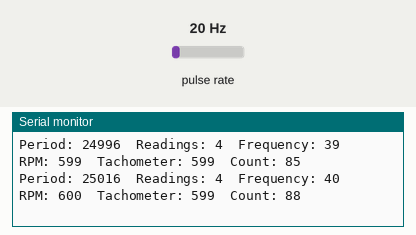
A sketch run on a simulated Arduino Uno, built with avr-gcc and run on an emulated ATmega328P. On the bench: the last lines printed to the serial monitor. Wiring (inferred from the names in the program): pulse sensor: data pin 2. Inputs (shaded band) come from the test bench; at power-on: pulse rate 20 Hz.

Above: at 2.2 s.
2.3 s: pulse rate (sensor on pin 2) set to 4 Hz
At 2.34 s:
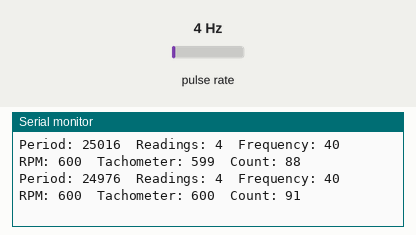
5.3 s: pulse rate (sensor on pin 2) set to 50 Hz
At 5.3 s:
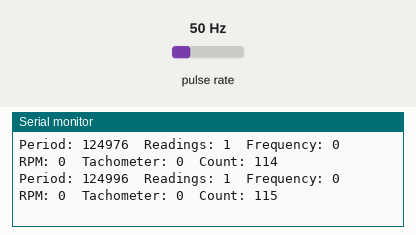
8.3 s: pulse rate (sensor on pin 2) set to 100 Hz
At 8.33 s:
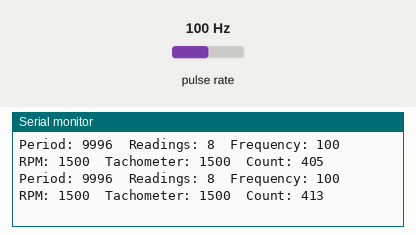
11.3 s: pulse rate (sensor on pin 2) set to 150 Hz
At 11.32 s:
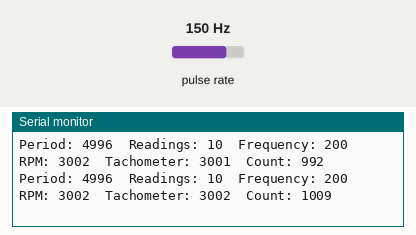
Timing chart, 0 to 14.3 s (numbered marks = the images above; inputs shaded):
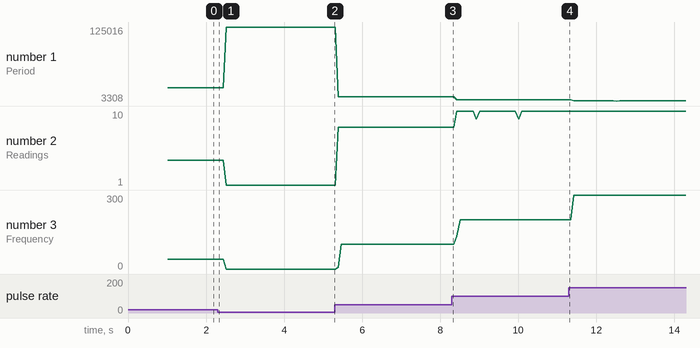

The sketch:

Tachometer.ino
```cpp
// This sketch is using the code of InterlinkKnight from this tutorial: https://www.youtube.com/watch?v=u2uJMJWsfsg
// All credit goes to the original author for sharing his knowledge.


// The interrupt-enabled digital pin the KY-003 Hall sensor is connected to.
// Read more about the sensor: https://arduinomodules.info/ky-003-hall-magnetic-sensor-module/
// Read more about interrupts: https://www.arduino.cc/reference/en/language/functions/external-interrupts/attachinterrupt/
int sensorPin = 2;


///////////////
// Calibration:
///////////////

const byte PulsesPerRevolution = 4;  // Set how many pulses there are on each revolution. Default: 2.


// If the period between pulses is too high, or even if the pulses stopped, then we would get stuck showing the
// last value instead of a 0. Because of this we are going to set a limit for the maximum period allowed.
// If the period is above this value, the RPM will show as 0.
// The higher the set value, the longer lag/delay will have to sense that pulses stopped, but it will allow readings
// at very low RPM.
// Setting a low value is going to allow the detection of stop situations faster, but it will prevent having low RPM readings.
// The unit is in microseconds.
const unsigned long ZeroTimeout = 100000;  // For high response time, a good value would be 100000.
                                           // For reading very low RPM, a good value would be 300000.


// Calibration for smoothing RPM:
const byte numReadings = 2;  // Number of samples for smoothing. The higher, the more smoothing, but it's going to
                             // react slower to changes. 1 = no smoothing. Default: 2.

/////////////
// Variables:
/////////////

int counter = 0;  // The number of events measured. (Useful to detect missing or duplicate events when debugging.)

volatile unsigned long LastTimeWeMeasured;  // Stores the last time we measured a pulse so we can calculate the period.
volatile unsigned long PeriodBetweenPulses = ZeroTimeout+1000;  // Stores the period between pulses in microseconds.
                       // It has a big number so it doesn't start with 0 which would be interpreted as a high frequency.
volatile unsigned long PeriodAverage = ZeroTimeout+1000;  // Stores the period between pulses in microseconds in total, if we are taking multiple pulses.
                       // It has a big number so it doesn't start with 0 which would be interpreted as a high frequency.
unsigned long FrequencyRaw;  // Calculated frequency, based on the period. This has a lot of extra decimals without the decimal point.
unsigned long FrequencyReal;  // Frequency without decimals.
unsigned long RPM;  // Raw RPM without any processing.
unsigned int PulseCounter = 1;  // Counts the amount of pulse readings we took so we can average multiple pulses before calculating the period.

unsigned long PeriodSum; // Stores the summation of all the periods to do the average.

unsigned long LastTimeCycleMeasure = LastTimeWeMeasured;  // Stores the last time we measure a pulse in that cycle.
                                    // We need a variable with a value that is not going to be affected by the interrupt
                                    // because we are going to do math and functions that are going to mess up if the values
                                    // changes in the middle of the cycle.
unsigned long CurrentMicros = micros();  // Stores the micros in that cycle.
                                         // We need a variable with a value that is not going to be affected by the interrupt
                                         // because we are going to do math and functions that are going to mess up if the values
                                         // changes in the middle of the cycle.

// We get the RPM by measuring the time between 2 or more pulses so the following will set how many pulses to
// take before calculating the RPM. 1 would be the minimum giving a result every pulse, which would feel very responsive
// even at very low speeds but also is going to be less accurate at higher speeds.
// With a value around 10 you will get a very accurate result at high speeds, but readings at lower speeds are going to be
// farther from eachother making it less "real time" at those speeds.
// There's a function that will set the value depending on the speed so this is done automatically.
unsigned int AmountOfReadings = 1;

unsigned int ZeroDebouncingExtra;  // Stores the extra value added to the ZeroTimeout to debounce it.
                                   // The ZeroTimeout needs debouncing so when the value is close to the threshold it
                                   // doesn't jump from 0 to the value. This extra value changes the threshold a little
                                   // when we show a 0.

// Variables for smoothing tachometer:
unsigned long readings[numReadings];  // The input.
unsigned long readIndex;  // The index of the current reading.
unsigned long total;  // The running total.
unsigned long average;  // The RPM value after applying the smoothing.


void setup()
{
  Serial.begin(9600);

  attachInterrupt(digitalPinToInterrupt(sensorPin), Pulse_Event, CHANGE);

  delay(1000);  // We sometimes take several readings of the period to average. Since we don't have any readings
                // stored we need a high enough value in micros() so if divided is not going to give negative values.
                // The delay allows the micros() to be high enough for the first few cycles.

  Serial.println("Setup DONE.");
}


void loop()
{
	// The following is going to store the two values that might change in the middle of the cycle.
  // We are going to do math and functions with those values and they can create glitches if they change in the
  // middle of the cycle.
  LastTimeCycleMeasure = LastTimeWeMeasured;  // Store the LastTimeWeMeasured in a variable.
  CurrentMicros = micros();  // Store the micros() in a variable.

  // CurrentMicros should always be higher than LastTimeWeMeasured, but in rare occasions that's not true.
  // I'm not sure why this happens, but my solution is to compare both and if CurrentMicros is lower than
  // LastTimeCycleMeasure I set it as the CurrentMicros.
  // The need of fixing this is that we later use this information to see if pulses stopped.
  if(CurrentMicros < LastTimeCycleMeasure)
  {
    LastTimeCycleMeasure = CurrentMicros;
  }

  // Calculate the frequency:
  FrequencyRaw = 10000000000 / PeriodAverage;  // Calculate the frequency using the period between pulses.

  // Detect if pulses stopped or frequency is too low, so we can show 0 Frequency:
  if(PeriodBetweenPulses > ZeroTimeout - ZeroDebouncingExtra || CurrentMicros - LastTimeCycleMeasure > ZeroTimeout - ZeroDebouncingExtra)
  {  // If the pulses are too far apart that we reached the timeout for zero:
    FrequencyRaw = 0;  // Set frequency as 0.
    ZeroDebouncingExtra = 2000;  // Change the threshold a little so it doesn't bounce.
  }
  else
  {
    ZeroDebouncingExtra = 0;  // Reset the threshold to the normal value so it doesn't bounce.
  }

  FrequencyReal = FrequencyRaw / 10000;  // Get frequency without decimals.
                                          // This is not used to calculate RPM but we remove the decimals just in case
                                          // you want to print it.

  // Calculate the RPM:
  RPM = FrequencyRaw / PulsesPerRevolution * 60;  // Frequency divided by amount of pulses per revolution multiply by
                                                  // 60 seconds to get minutes.
  RPM = RPM / 10000;  // Remove the decimals.

  // Smoothing RPM:
  total = total - readings[readIndex];  // Advance to the next position in the array.
  readings[readIndex] = RPM;  // Takes the value that we are going to smooth.
  total = total + readings[readIndex];  // Add the reading to the total.
  readIndex = readIndex + 1;  // Advance to the next position in the array.

  if (readIndex >= numReadings)  // If we're at the end of the array:
  {
    readIndex = 0;  // Reset array index.
  }

  // Calculate the average:
  average = total / numReadings;  // The average value it's the smoothed result.

  // Print information on the serial monitor:
  // Comment this section if you have a display and you don't need to monitor the values on the serial monitor.
  // This is because disabling this section would make the loop run faster.
  Serial.print("Period: ");
  Serial.print(PeriodBetweenPulses);
  Serial.print("\tReadings: ");
  Serial.print(AmountOfReadings);
  Serial.print("\tFrequency: ");
  Serial.print(FrequencyReal);
  Serial.print("\tRPM: ");
  Serial.print(RPM);
  Serial.print("\tTachometer: ");
  Serial.print(average);
  Serial.print("\tCount: ");
  Serial.println(counter);
}


void Pulse_Event()  // The interrupt runs this to calculate the period between pulses:
{
  counter++;

  PeriodBetweenPulses = micros() - LastTimeWeMeasured;  // Current "micros" minus the old "micros" when the last pulse happens.
                                                        // This will result with the period (microseconds) between both pulses.
                                                        // The way is made, the overflow of the "micros" is not going to cause any issue.

  LastTimeWeMeasured = micros();  // Stores the current micros so the next time we have a pulse we would have something to compare with.

  if(PulseCounter >= AmountOfReadings)  // If counter for amount of readings reach the set limit:
  {
    PeriodAverage = PeriodSum / AmountOfReadings;  // Calculate the final period dividing the sum of all readings by the
                                                   // amount of readings to get the average.
    PulseCounter = 1;  // Reset the counter to start over. The reset value is 1 because its the minimum setting allowed (1 reading).
    PeriodSum = PeriodBetweenPulses;  // Reset PeriodSum to start a new averaging operation.

    // Change the amount of readings depending on the period between pulses.
    // To be very responsive, ideally we should read every pulse. The problem is that at higher speeds the period gets
    // too low decreasing the accuracy. To get more accurate readings at higher speeds we should get multiple pulses and
    // average the period, but if we do that at lower speeds then we would have readings too far apart (laggy or sluggish).
    // To have both advantages at different speeds, we will change the amount of readings depending on the period between pulses.
    // Remap period to the amount of readings:
    int RemapedAmountOfReadings = map(PeriodBetweenPulses, 40000, 5000, 1, 10);  // Remap the period range to the reading range.
    // 1st value is what are we going to remap. In this case is the PeriodBetweenPulses.
    // 2nd value is the period value when we are going to have only 1 reading. The higher it is, the lower RPM has to be to reach 1 reading.
    // 3rd value is the period value when we are going to have 10 readings. The higher it is, the lower RPM has to be to reach 10 readings.
    // 4th and 5th values are the amount of readings range.
    RemapedAmountOfReadings = constrain(RemapedAmountOfReadings, 1, 10);  // Constrain the value so it doesn't go below or above the limits.
    AmountOfReadings = RemapedAmountOfReadings;  // Set amount of readings as the remaped value.
  }
  else
  {
    PulseCounter++;  // Increase the counter for amount of readings by 1.
    PeriodSum = PeriodSum + PeriodBetweenPulses;  // Add the periods so later we can average.
  }
}  // End of Pulse_Event.
```

Measured:
- plotted number 1: 24976 → 124996 after the input at 2.3 s, 124996 → 9996 after the input at 5.3 s, 9996 → 4996 after the input at 8.3 s
- plotted number 2: 4 → 1 after the input at 2.3 s, 1 → 8 after the input at 5.3 s, 8 → 10 after the input at 8.3 s
- plotted number 3: 40 → 0 after the input at 2.3 s, 100 → 200 after the input at 8.3 s
